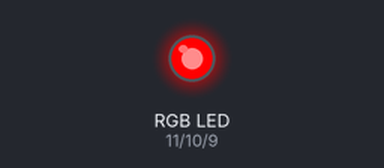
This sketch was run on a simulated Arduino Uno, built with avr-gcc and run on an emulated ATmega328P. Shown: an RGB LED mixed from three pins (HIGH = lit). Dim RGB values are drawn brighter than linear; random numbers use the default seed unless the sketch sets one.

Above: at 0.05 s.
At 1.75 s:
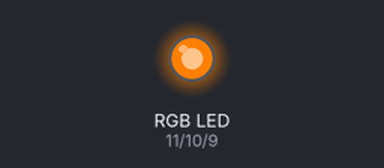
At 2.6 s:
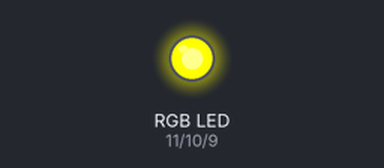
At 3.5 s:
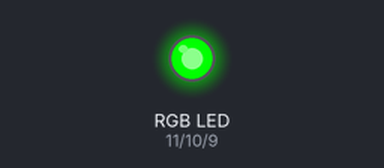
At 5.25 s:
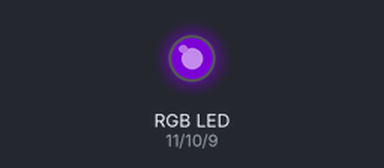
At 7.0 s:
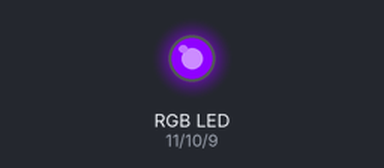
Timing chart, 0 to 9.1 s (numbered marks = the images above):
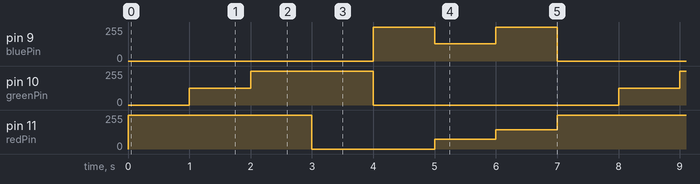

Measured:
- by itself, pin 9 (bluePin): repeats every 7.0 s: 130/255 1.0 s, 255/255 1.0 s, 0/255 4.0 s, 255/255 1.0 s
- by itself, pin 10 (greenPin): repeats every 7.0 s: 255/255 2.0 s, 0/255 4.0 s, 127/255 1.0 s
- by itself, pin 11 (redPin): repeats every 7.0 s: 0/255 2.0 s, 75/255 1.0 s, 143/255 1.0 s, 255/255 3.0 s

The sketch:

Projeto08.ino
```cpp
/*projeto 8 - RGB
 */
 float RGB1[3], RGB2[3], INC[3];

 int red, green, blue;

 int redPin=11, greenPin=10, bluePin=9;

 void setup(){
  randomSeed(analogRead(0));
/*Descrição
randomSeed() inicializa o gerador de números pseudoaleatórios, fazendo o começar em um ponto arbitrário em sua sequência aleatória. Essa sequência, enquanto muito longa, e aleatória, é sempre a mesma.

Se é importante que uma sequência de valores gerados por random() seja diferente em execuções subsequentes de um sketch, use randomSeed() para inicializar o gerador de números aleatórios com uma entrada significantemente aleatória, como analogRead() em um pino desconectado.

Por outro lado, pode ser ocasionalmente útil usar sequências pseudoaleatórias exatamente repetidas. Isso pode ser conseguido chamando-se randomSeed() com um número fixo, antes de começar a usar a sequência aleatória.
*/

   RGB1[0]=0;
   RGB1[1]=0;
   RGB1[2]=0;

   RGB2[0] = random(256);
   RGB2[1] = random(256);
   RGB2[2] = random(256);
 }

void loop(){
  for(int x=0; x<10; x++){
    arcoIris();
  }

  randomSeed(analogRead(0));

  for(int x=0; x<3; x++){
    INC[x] = (RGB1[x] - RGB2[x]) / 256;
  }
  for(int x=0; x<256; x++){
    red = int(RGB1[0]);
    green = int(RGB1[1]);
    blue = int(RGB1[2]);

    analogWrite(redPin, red);
    analogWrite(greenPin, green);
    analogWrite(bluePin, blue);

    RGB1[0]-=INC[0];
    RGB1[1]-=INC[1];
    RGB1[2]-=INC[2];
  }

  for(int x=0; x<3; x++){
    RGB2[x] = random(556)-300;
    RGB2[x]=constrain(RGB2[x], 0, 255);
    delay(1000);
  }
}


void arcoIris(){
  //vermelho
  analogWrite(redPin, 255);
  analogWrite(greenPin, 0);
  analogWrite(bluePin, 0);
  delay(1000);

  //laranja
  analogWrite(redPin, 255);
  analogWrite(greenPin, 127);
  analogWrite(bluePin, 0);
  delay(1000);

  //amarelo
  analogWrite(redPin, 255);
  analogWrite(greenPin, 255);
  analogWrite(bluePin, 0);
  delay(1000);

  //verde
  analogWrite(redPin, 0);
  analogWrite(greenPin, 255);
  analogWrite(bluePin, 0);
  delay(1000);

  //azul
  analogWrite(redPin, 0);
  analogWrite(greenPin, 0);
  analogWrite(bluePin, 255);
  delay(1000);

  //anil
  analogWrite(redPin, 75);
  analogWrite(greenPin, 0);
  analogWrite(bluePin, 130);
  delay(1000);

  //violeta
  analogWrite(redPin, 143);
  analogWrite(greenPin, 0);
  analogWrite(bluePin, 255);
  delay(1000);
}
```
